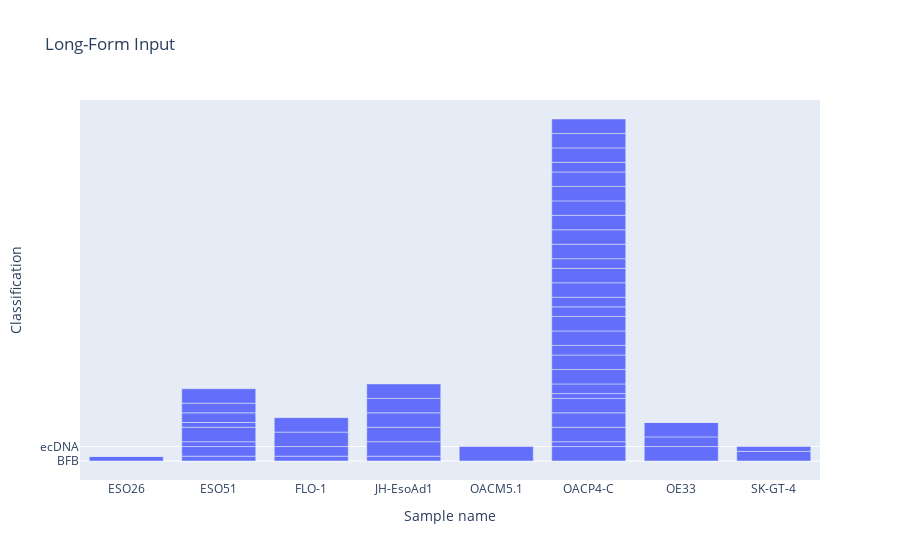

The notebook cell saved with this chart:
### Code cell
import plotly.express as px



fig = px.bar(newdata2, x="Sample name", y="Classification", title="Long-Form Input")
fig.show()

### Figure 1 — Plotly figure (JSON) as saved in the notebook; plotly's stock layout.template omitted (floating-point values rounded to 4 significant figures)
{"data": [{"alignmentgroup": "True", "hovertemplate": "Sample name=%{x}<br>Classification=%{y}<extra></extra>", "legendgroup": "", "marker": {"color": "#636efa", "pattern": {"shape": ""}}, "name": "", "offsetgroup": "", "orientation": "v", "showlegend": false, "textposition": "auto", "type": "bar", "x": ["ESO26", "ESO26", "ESO26", "ESO26", "ESO26", "ESO51", "ESO51", "ESO51", "ESO51", "ESO51", "ESO51", "ESO51", "ESO51", "ESO51", "FLO-1", "FLO-1", "FLO-1", "FLO-1", "JH-EsoAd1", "JH-EsoAd1", "JH-EsoAd1", "JH-EsoAd1", "JH-EsoAd1", "JH-EsoAd1", "OACM5.1", "OACP4-C", "OACP4-C", "OACP4-C", "OACP4-C", "OACP4-C", "OACP4-C", "OACP4-C", "OACP4-C", "OACP4-C", "OACP4-C", "OACP4-C", "OACP4-C", "OACP4-C", "OACP4-C", "OACP4-C", "OACP4-C", "OACP4-C", "OACP4-C", "OACP4-C", "OACP4-C", "OACP4-C", "OACP4-C", "OACP4-C", "OACP4-C", "OACP4-C", "OACP4-C", "OACP4-C", "OE33", "OE33", "OE33", "OE33", "SK-GT-4", "SK-GT-4"], "xaxis": "x", "y": ["BFB", "BFB", "Complex non-cyclic", "BFB", "BFB", "Complex non-cyclic", "Linear amplification", "Complex non-cyclic", "ecDNA", "Complex non-cyclic", "BFB", "Linear amplification", "Linear amplification", "ecDNA", "Complex non-cyclic", "Linear amplification", "ecDNA", "ecDNA", "Complex non-cyclic", "ecDNA", "ecDNA", "ecDNA", "ecDNA", "ecDNA", "ecDNA", "ecDNA", "Complex non-cyclic", "ecDNA", "ecDNA", "ecDNA", "Complex non-cyclic", "Linear amplification", "ecDNA", "ecDNA", "Linear amplification", "ecDNA", "ecDNA", "Linear amplification", "Linear amplification", "ecDNA", "ecDNA", "Linear amplification", "ecDNA", "ecDNA", "ecDNA", "ecDNA", "ecDNA", "ecDNA", "Linear amplification", "ecDNA", "ecDNA", "ecDNA", "ecDNA", "Linear amplification", "ecDNA", "BFB", "Linear amplification", "Complex non-cyclic"], "yaxis": "y"}], "layout": {"barmode": "relative", "legend": {"tracegroupgap": 0}, "title": {"text": "Long-Form Input"}, "xaxis": {"anchor": "y", "domain": [0, 1], "title": {"text": "Sample name"}}, "yaxis": {"anchor": "x", "domain": [0, 1], "title": {"text": "Classification"}}}}
